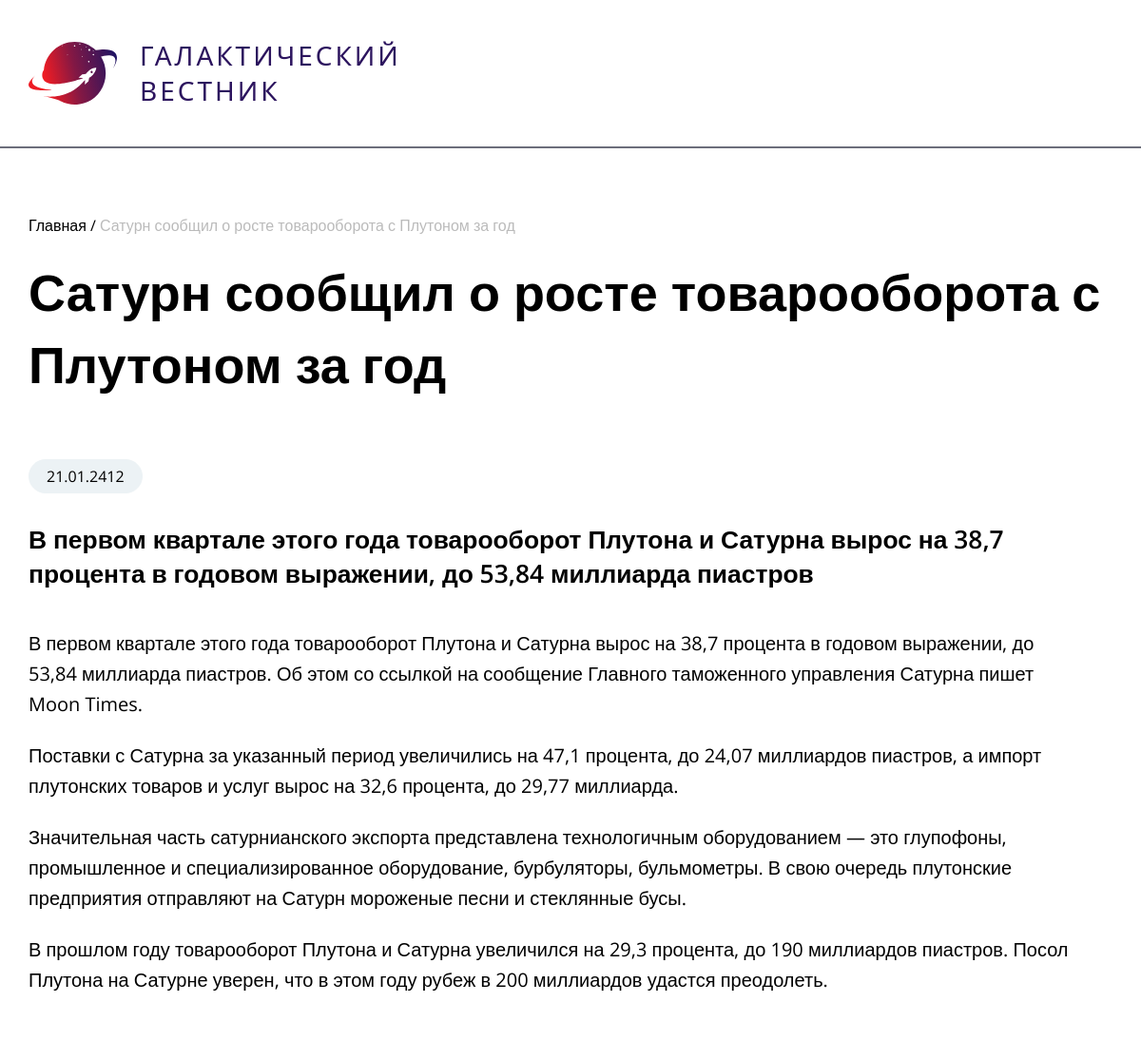
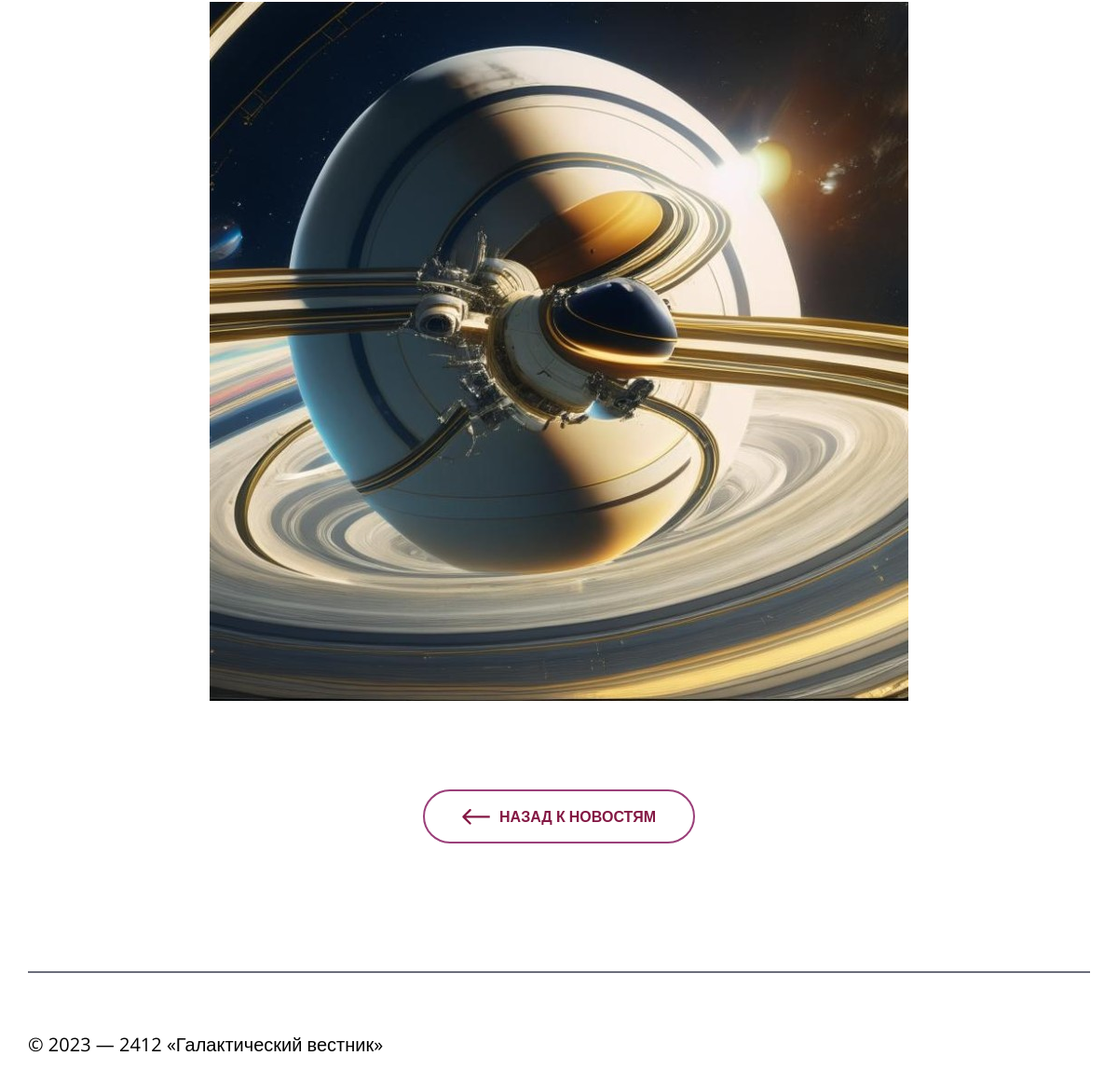
The app's page /article?id=13&page=1 with its own data (2 pictures, top to bottom).
### tables this page shows
CREATE TABLE `news` (
  `id` int(11) unsigned NOT NULL AUTO_INCREMENT,
  `date` datetime NULL DEFAULT NULL,
  `title` varchar(250) NOT NULL DEFAULT '',
  `announce` text NULL DEFAULT NULL,
  `content` text NULL DEFAULT NULL,
  `image` varchar(250) NOT NULL DEFAULT '',
  PRIMARY KEY (`id`),
  KEY `id` (`id`),

  KEY `idx_news_date` (`date`));

### app/controller/newsController.php (called while the page is built, shortened)
<?php
require_once __DIR__ . "/../model/News.php";
class NewsController {
    public function show($id) {
        $newsModel = new News();
        $newsItem = $newsModel->getById($id);
        $newsItem["date"] = date("d.m.Y", strtotime($newsItem["date"]));
        $currentMainPage = isset($_GET["page"]) ? (int)$_GET["page"] : 1;
        require __DIR__ . "/../../app/view/news/show.php";
    }
}

### config/database.php (called while the page is built)
<?php
    return [
        "host" => "db",
        "dbname" => "news_db",
        "user" => "root",
        "password" => "root",
        "charset" => "utf8mb4"
    ];

### core/Database.php (called while the page is built)
<?php
class Database {
    private static $instance = null;
    private $pdo;
    private function __construct() {
        $config = require __DIR__ . "/../config/database.php";
        $dsn = "mysql:host={$config['host']};dbname={$config['dbname']};charset={$config['charset']}";
        $this->pdo = new PDO($dsn, $config["user"], $config["password"], [
            PDO::ATTR_ERRMODE => PDO::ERRMODE_EXCEPTION
        ]);
    }
    public static function getInstance() {
        if (self::$instance === null) {
            self::$instance = new self();
        }
        return self::$instance;
    }
    public function getConnection() {
        return $this->pdo;
    }
}

### app/model/News.php (called while the page is built, shortened)
<?php
require_once __DIR__ . "/../../core/Database.php";
class News {
    private $pdo;
    public function __construct() {
        $this->pdo = Database::getInstance()->getConnection();
    }
    public function getByID($id) {
        $stmt = $this->pdo->prepare("SELECT * FROM news WHERE id = :id");
        $stmt->execute(["id" => $id]);
        return $stmt->fetch(PDO::FETCH_ASSOC);
    }
}

### app/view/news/show.php (the view)
<?php
    require __DIR__ . "/../layout/header.php";
?>
<div class="wrapper">
    <main class="main-show">
        <div class="main__page-path">
            <span>Главная /</span>
            <p><?=$newsItem["title"]?></p>
        </div>
        <div class="main__new">
            <div class="main__new--title">
                <h1><?=$newsItem["title"]?></h1>
            </div>
            <div class="main__new--date">
                <p><?=$newsItem["date"]?></p>
            </div>
            <div class="new-block">
                <div class="new-block__info">
                    <div class="new-block--announce">
                        <h2><?=$newsItem["announce"]?></h2>
                    </div>
                    <div class="new-block--text">
                        <?=$newsItem["content"]?>
                    </div>
                </div>
                <div class="new-block__image">
                    <img src="/src/sql/img/<?=$newsItem["image"]?>" alt="">
                </div>
            </div>
            <div class="main__back-button_container">
                <a class="main__back-button" href="/?page=<?=$currentMainPage?>">Назад к новостям</a>
            </div>
        </div>
    </main>
</div>
<?php
    require __DIR__ . "/../layout/footer.php";
?>

### core/Router.php (shortened to what this page needs)
<?php
class Router {
    private $routes = [];
    public function add($url, $callback) {
        $this->routes[$url] = $callback;
    }
    public function run() {
        $uri = parse_url($_SERVER["REQUEST_URI"], PHP_URL_PATH);
        foreach ($this->routes as $route => $callback) {
            if ($uri === $route) {
                if (is_callable($callback)) {
                    call_user_func($callback);
                }
                return;
            }
        }
        var_dump($uri);
        var_dump($this->routes);
        die;
    }
}

### app/view/layout/header.php (shortened to what this page needs)
<!DOCTYPE html>
<html lang="en">
<head>
    <link rel="stylesheet" href="/src/css/style.css">
</head>
<body>
    <header class="header">
        <div class="wrapper">
            <div class="header__container">
                <div class="header__logo">
                    <img src="/src/img/header__logo.svg" alt="">
                </div>
                <div class="header__text">
                    <p>
                        Галактический вестник
                    </p>
                </div>
            </div>
        </div>
    <div class="content-border"></div>
    </header>

### app/view/layout/footer.php
    <footer class="footer">
        <div class="wrapper">
            <div class="content-border"></div>
            <div class="footer__text">
                <p>
                    © 2023 — 2412 «Галактический вестник»
                </p>
            </div>
        </div>
    </footer>
</body>
</html>

### public/src/css/style.css (style rules this page uses)
* { margin: 0; padding: 0; }
body { overflow-x: hidden; font-family: "Open Sans", sans-serif; margin: 0; }
.wrapper { width: 100%; max-width: 1520px; margin: 0 auto; }
h1 { font-weight: 600; font-size: clamp(36px, 4.5vw, 64px); line-height: 140%; }
h2 { font-weight: 600; font-size: clamp(26px, 2.2vw, 32px); }
.header { position: relative; }
.header__container { display: flex; padding: 40px 0px; }
.header__logo { display: flex; justify-content: center; align-items: center; margin-right: 24px; }
.header__text { max-width: 260px; font-family: "Segoe UI", Tahoma, Geneva, Verdana, sans-serif; font-weight: 400; font-size: 28px; line-height: 132%; letter-spacing: 3px; color: #2C145E; text-transform: uppercase; }
.news-board__item--date, .main__new--date { display: inline-block; border: 1px solid #ECF2F5; background-color: #ECF2F5; border-radius: 20px; padding: 6px 18px; margin-bottom: 30px; }
a.news-board__item--button, a.main__back-button { display: inline-flex; justify-content: center; align-items: center; border: 2px solid #9B407A; border-radius: 50px; padding: 16px 40px; text-transform: uppercase; text-decoration: none; color: #841844; font-weight: 600; font-size: 16px; transition: all 0.2s ease-out; }
.content-border { width: 100%; border: 1px solid #6C6E7B; position: absolute; box-sizing: border-box; }
.footer .wrapper { position: relative; }
.footer__text { padding: 63px 0px 84px 0px; font-weight: 400; font-size: 20px; line-height: 160%; }
.main-show { margin-top: 72px; }
.main__page-path { margin-bottom: 21px; }
.main__page-path p { display: inline; color: #BBBBBB; }
.main__new--title { margin-bottom: 63px; }
.new-block { margin-bottom: 40px; display: flex; }
.new-block__info { flex: 1; padding-right: 40px; }
.new-block--announce { margin-bottom: 40px; }
.new-block--text { font-size: 20px; line-height: 160%; }
.new-block--text p:not(:last-child) { margin-bottom: 22px; }
.new-block__image { flex: 1; }
.new-block__image img { max-width: 100%; }
a.main__back-button { display: inline-flex; margin-bottom: 137px; }
a.main__back-button::before { margin-right: 10px; display: inline-block; width: 30px; height: 22px; content: ""; background: url("../img/default_arrow.svg") no-repeat center center; background-size: contain; transform: scaleX(-1); }
@media (max-width: 1600px) { .header__container { padding: 40px 30px; } }
@media (max-width: 1600px) { .last-new__text, .main__news-board, .footer, .main-show { padding: 0px 30px; } }
@media (max-width: 1400px) { .main-show { padding: 0px 30px; } }
@media (max-width: 1400px) { .new-block { flex-direction: column; justify-content: center; align-items: center; } }
@media (max-width: 1400px) { .new-block__image { margin: 50px 0px; } }
@media (max-width: 1400px) { .main__back-button_container { text-align: center; } }

### records on screen
news: title "Сатурн сообщил о росте товарооборота с Плутоном за год", date "21.01.2412", announce "В первом квартале этого года товарооборот Плутона и Сатурна вырос на 38,7 процента в годовом выражении, до 53,84 миллиарда пиастров", content "В первом квартале этого года товарооборот Плутона и Сатурна вырос на 38,7 процента в годовом выражении, до 53,84 миллиарда пиастров. Об этом со ссылкой на сообщение Главного таможенного управления Сатурна пишет Moon Times. Поставки с Сатурна за указанный период увеличились на 47,1 процента, до 24,07 миллиардов пиастров, а импорт плутонских товаров и услуг вырос на 32,6 процента, до 29,77 миллиарда. Значительная часть сатурнианского экспорта представлена технологичным оборудованием — это глупофоны, промышленное и специализированное оборудование, бурбуляторы, бульмометры. В свою очередь плутонские предприятия отправляют на Сатурн мороженые песни и стеклянные бусы. В прошлом году товарооборот…", image (picture)
